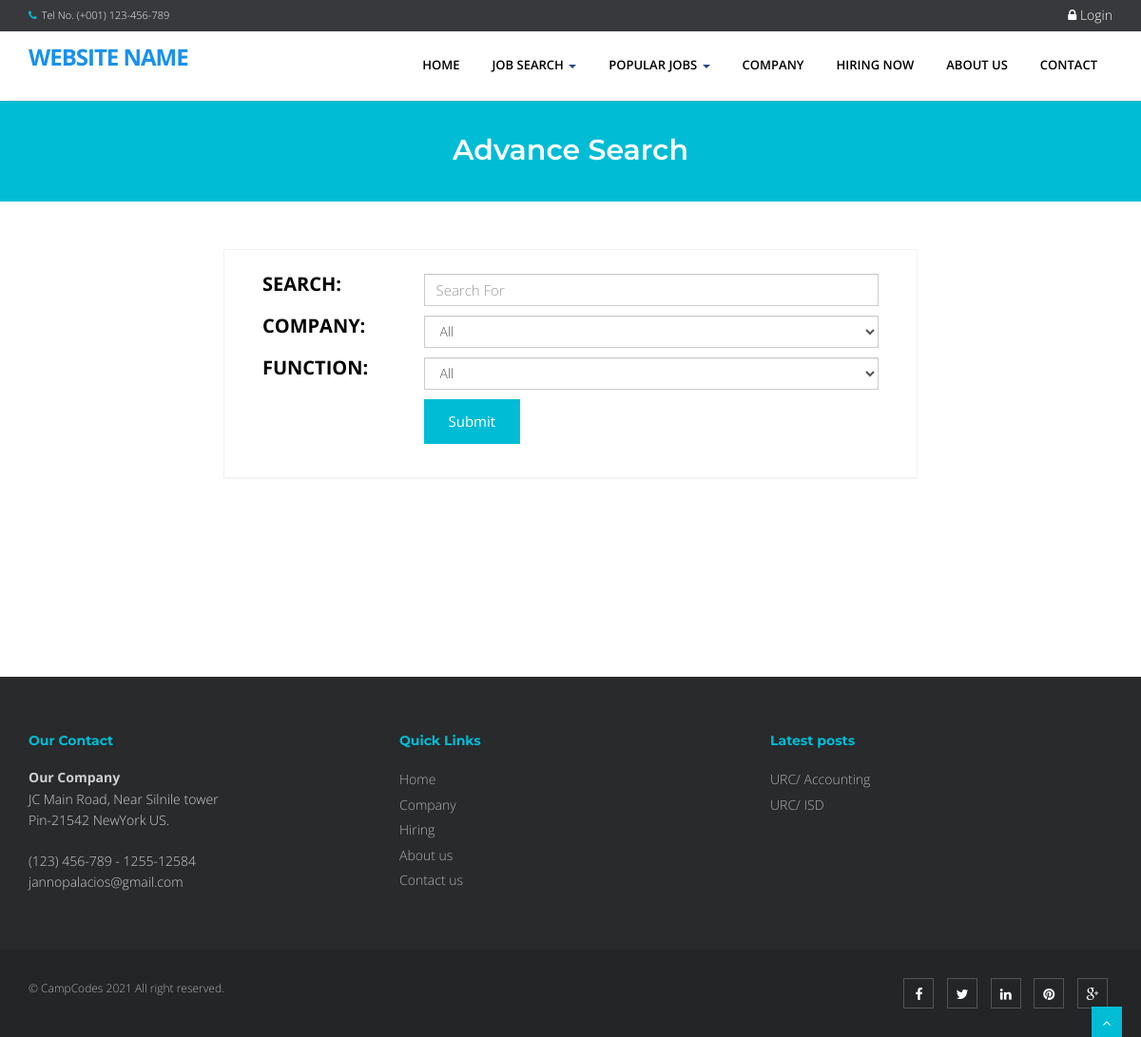
Screenshot of /Source Code/eris/index.php?q=advancesearch with the database file from the repository.
### tables this page shows
CREATE TABLE `tblcompany` (
  `COMPANYID` int(11) NOT NULL,
  `COMPANYNAME` varchar(90) NOT NULL,
  `COMPANYADDRESS` varchar(90) NOT NULL,
  `COMPANYCONTACTNO` varchar(30) NOT NULL,
  `COMPANYSTATUS` varchar(90) NOT NULL,
  `COMPANYMISSION` text NOT NULL
);

CREATE TABLE `tbljob` (
  `JOBID` int(11) NOT NULL,
  `COMPANYID` int(11) NOT NULL,
  `CATEGORY` varchar(250) NOT NULL,
  `OCCUPATIONTITLE` varchar(90) NOT NULL,
  `REQ_NO_EMPLOYEES` int(11) NOT NULL,
  `SALARIES` double NOT NULL,
  `DURATION_EMPLOYEMENT` varchar(90) NOT NULL,
  `QUALIFICATION_WORKEXPERIENCE` text NOT NULL,
  `JOBDESCRIPTION` text NOT NULL,
  `PREFEREDSEX` varchar(30) NOT NULL,
  `SECTOR_VACANCY` text NOT NULL,
  `JOBSTATUS` varchar(90) NOT NULL,
  `DATEPOSTED` datetime NOT NULL
);

### Source Code/eris/index.php (called while the page is built, shortened)
<?php
require_once("include/initialize.php");
$view = (isset($_GET['q']) && $_GET['q'] != '') ? $_GET['q'] : '';
switch ($view) {
	case 'advancesearch' :
        $title='Advance Search';
		break;
}
require_once("theme/templates.php");
?>

### Source Code/eris/include/database.php (called while the page is built, shortened)
<?php
class Database {
	var $sql_string = '';
	private $conn;
	public function open_connection() {
		$this->conn = mysqli_connect(server,user,pass);
		if(!$this->conn){
			echo "Problem in database connection! Contact administrator!";
			exit();
		}else{
			$db_select = mysqli_select_db($this->conn,database_name);
		}
	}
	function setQuery($sql='') {
		$this->sql_string=$sql;
	}
	function executeQuery() {
		$result = mysqli_query($this->conn,$this->sql_string);
		return $result;
	}
	private function confirm_query($result) {
		return $result;
	}
	function loadResultList( $key='' ) {
		$cur = $this->executeQuery();
		$array = array();
		while ($row = mysqli_fetch_object($cur)) {
			if ($key) {
				$array[$row->$key] = $row;
			} else {
				$array[] = $row;
			}
		}
		return $array;
	}
}
$mydb = new Database();
?>

### Source Code/eris/theme/templates.php (the view, shortened to what this page needs)
 <!DOCTYPE html>
<html lang="en">
<head>
<link href="<?php echo web_root; ?>plugins/home-plugins/css/bootstrap.min.css" rel="stylesheet" />
<link href="<?php echo web_root; ?>plugins/home-plugins/css/fancybox/jquery.fancybox.css" rel="stylesheet">
<link href="<?php echo web_root; ?>plugins/home-plugins/css/flexslider.css" rel="stylesheet" />
<link href="<?php echo web_root; ?>plugins/home-plugins/css/style.css" rel="stylesheet" />
<link rel="stylesheet" href="<?php echo web_root;?>plugins/font-awesome/css/font-awesome.min.css">
<link rel="stylesheet" href="<?php echo web_root;?>plugins/dataTables/jquery.dataTables.min.css">
<link rel="stylesheet" href="<?php echo web_root;?>plugins/dataTables/jquery.dataTables_themeroller.css">
<link href="<?php echo web_root; ?>plugins/datepicker/bootstrap-datetimepicker.min.css" rel="stylesheet" media="screen">
<link href="<?php echo web_root; ?>plugins/datepicker/datepicker3.css" rel="stylesheet" media="screen">
</head>
<body>
<div id="wrapper" class="home-page">
  <header>
        <div class="topbar navbar-fixed-top">
          <div class="container">
            <div class="row">
              <div class="col-md-12">
                <p class="pull-left hidden-xs"><i class="fa fa-phone"></i>Tel No. (+001) 123-456-789</p>
                <?php if (isset($_SESSION['APPLICANTID'])) {
                    $sql = "SELECT count(*) as 'COUNTNOTIF' FROM `tbljob` ORDER BY `DATEPOSTED` DESC";
                    $mydb->setQuery($sql);
                    $showNotif = $mydb->loadSingleResult();
                    $notif =isset($showNotif->COUNTNOTIF) ? $showNotif->COUNTNOTIF : 0;
                    $applicant = new Applicants();
                    $appl  = $applicant->single_applicant($_SESSION['APPLICANTID']);
                    $sql ="SELECT count(*) as 'COUNT' FROM `tbljobregistration` WHERE `PENDINGAPPLICATION`=0 AND `HVIEW`=0 AND `APPLICANTID`='{$appl->APPLICANTID}'";
                    $mydb->setQuery($sql);
                    $showMsg = $mydb->loadSingleResult();
                    $msg =isset($showMsg->COUNT) ? $showMsg->COUNT : 0;
                    echo ' <p class="pull-right login"><a title="View Notification(s)" href="'.web_root.'applicant/index.php?view=notification"> <i class="fa fa-bell-o"></i> <span class="label label-success">'.$notif.'</span></a> | <a title="View Message(s)" href="'.web_root.'applicant/index.php?view=message"> <i class="fa fa-envelope-o"></i> <span class="label label-success">'.$msg.'</span></a> | <a title="View Profile" href="'.web_root.'applicant/"> <i class="fa fa-user"></i> Howdy, '. $appl->FNAME. ' '.$appl->LNAME .' </a> | <a href="'.web_root.'logout.php">  <i class="fa fa-sign-out"> </i>Logout</a> </p>';
                    }else{ ?>
                      <p   class="pull-right login"><a data-target="#myModal" data-toggle="modal" href=""> <i class="fa fa-lock"></i> Login </a></p>
                <?php } ?>
              </div>
            </div>
          </div>
        </div>
        <div style="min-height: 30px;"></div>
        <div class="navbar navbar-default navbar-static-top" >
            <div class="container">
                <div class="navbar-header">
                    <a class="navbar-brand" href="<?php echo web_root; ?>index.php">Website Name</a>
                </div>
                <div class="navbar-collapse collapse ">
                    <ul class="nav navbar-nav">
                        <li class="<?php echo !isset($_GET['q'])? 'active' :''?>"><a href="<?php echo web_root; ?>index.php">Home</a></li>
                        <li class="dropdown">
                          <a href="#" data-toggle="dropdown" class="dropdown-toggle">Job Search <b class="caret"></b></a>
                       </li>
                      <li class="dropdown <?php  if(isset($_GET['q'])) { if($_GET['q']=='category'){ echo 'active'; }else{ echo ''; }}  ?>">
                          <a href="#" data-toggle="dropdown" class="dropdown-toggle">Popular Jobs <b class="caret"></b></a>
                            <?php
                            $sql = "SELECT * FROM `tblcategory` LIMIT 10";
                            $mydb->setQuery($sql);
                            ?>
                       </li>
                        <li class="<?php  if(isset($_GET['q'])) { if($_GET['q']=='company'){ echo 'active'; }else{ echo ''; }}  ?>"><a href="<?php echo web_root; ?>index.php?q=company">Company</a></li>
                        <li class="<?php  if(isset($_GET['q'])) { if($_GET['q']=='hiring'){ echo 'active'; }else{ echo ''; }} ?>"><a href="<?php echo web_root; ?>index.php?q=hiring">Hiring Now</a></li>
                        <li class="<?php  if(isset($_GET['q'])) { if($_GET['q']=='About'){ echo 'active'; }else{ echo ''; }}  ?>"><a href="<?php echo web_root; ?>index.php?q=About">About Us</a></li>
                        <li class="<?php  if(isset($_GET['q'])) { if($_GET['q']=='Contact'){ echo 'active'; }else{ echo ''; }}  ?>"><a href="<?php echo web_root; ?>index.php?q=Contact">Contact</a></li>
                    </ul>
                </div>
            </div>
        </div>
  </header>
      <?php
      if (isset($_GET['q'])) {
        echo '<section id="inner-headline">
            <div class="container">
                <div class="row">
                    <div class="col-lg-12">
                        <h2 class="pageTitle">'.$title.'</h2>
                    </div>
                </div>
            </div>
            </section>';
      }
        ?>
  <footer>
  <div class="container">
    <div class="row">
      <div class="col-md-4 col-sm-4">
        <div class="widget">
          <h5 class="widgetheading">Our Contact</h5>
          <address>
          <strong>Our Company</strong><br>
          JC Main Road, Near Silnile tower<br>
           Pin-21542 NewYork US.</address>
          <p>
            <i class="icon-phone"></i> (123) 456-789 - 1255-12584 <br>
            <i class="icon-envelope-alt"></i> jannopalacios@gmail.com
          </p>
        </div>
      </div>
      <div class="col-md-4 col-sm-4">
        <div class="widget">
          <h5 class="widgetheading">Quick Links</h5>
          <ul class="link-list">
            <li><a href="<?php echo web_root; ?>index.php">Home</a></li>
            <li><a href="<?php echo web_root; ?>index.php?q=company">Company</a></li>
            <li><a href="<?php echo web_root; ?>index.php?q=hiring">Hiring</a></li>
            <li><a href="<?php echo web_root; ?>index.php?q=About">About us</a></li>
            <li><a href="<?php echo web_root; ?>index.php?q=Contact">Contact us</a></li>
          </ul>
        </div>
      </div>
      <div class="col-md-4 col-sm-4">
        <div class="widget">
          <h5 class="widgetheading">Latest posts</h5>
          <ul class="link-list">
            <?php
                  $sql = "SELECT * FROM `tblcompany` c,`tbljob` j WHERE c.`COMPANYID`=j.`COMPANYID`   ORDER BY DATEPOSTED DESC LIMIT 3" ;
                  $mydb->setQuery($sql);
                  $cur = $mydb->loadResultList();
                  foreach ($cur as $result) {
                    echo ' <li><a href="'.web_root.'index.php?q=viewjob&search='.$result->JOBID.'">'.$result->COMPANYNAME . '/ '. $result->OCCUPATIONTITLE .'</a></li>';
                  }
              ?>
          </ul>
        </div>
      </div>
    </div>
  </div>
  <div id="sub-footer">
    <div class="container">
      <div class="row">
        <div class="col-lg-6">
          <div class="copyright">
            <p>
              <span>&copy; CampCodes 2021 All right reserved.
            </p>
          </div>
        </div>
        <div class="col-lg-6">
          <ul class="social-network">
            <li><a href="#" data-placement="top" title="Facebook"><i class="fa fa-facebook"></i></a></li>
            <li><a href="#" data-placement="top" title="Twitter"><i class="fa fa-twitter"></i></a></li>
            <li><a href="#" data-placement="top" title="Linkedin"><i class="fa fa-linkedin"></i></a></li>
            <li><a href="#" data-placement="top" title="Pinterest"><i class="fa fa-pinterest"></i></a></li>
            <li><a href="#" data-placement="top" title="Google plus"><i class="fa fa-google-plus"></i></a></li>
          </ul>
        </div>
      </div>
    </div>
  </div>
  </footer>
</div>
<a href="#" class="scrollup"><i class="fa fa-angle-up active"></i></a>
</body>
</html>

### Source Code/eris/theme/templates.php (style rules this page uses)
.login a { font-size: 14px; color: #fff; padding:0px; }

### rows the page displays
tblcompany: COMPANYNAME "URC", tbljob.OCCUPATIONTITLE "Accounting", tbljob.OCCUPATIONTITLE "ISD"

### other values shown
$title "Advance Search"
